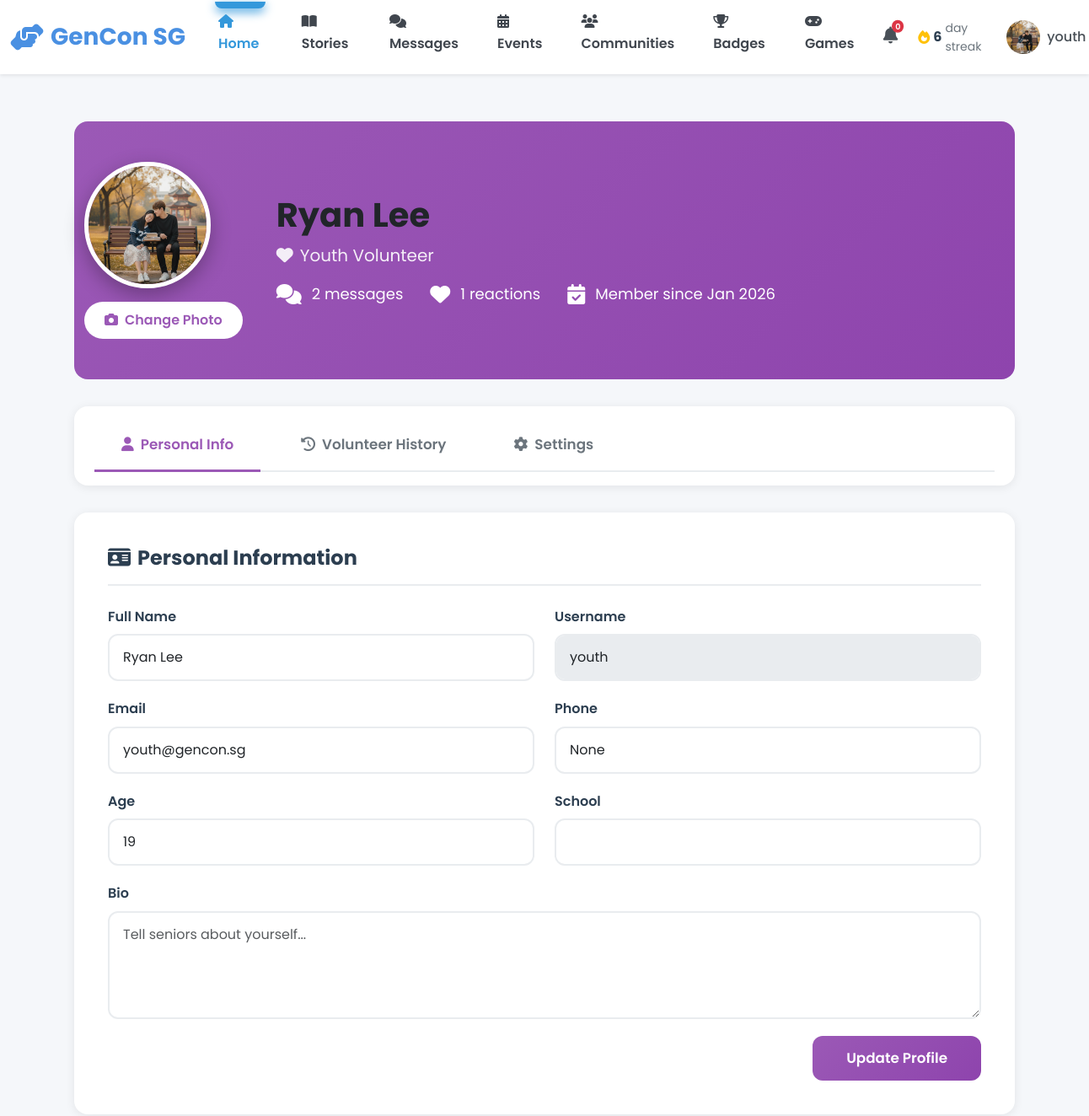
The page /youth/profile (signed in, upper part) on the database as committed earlier.
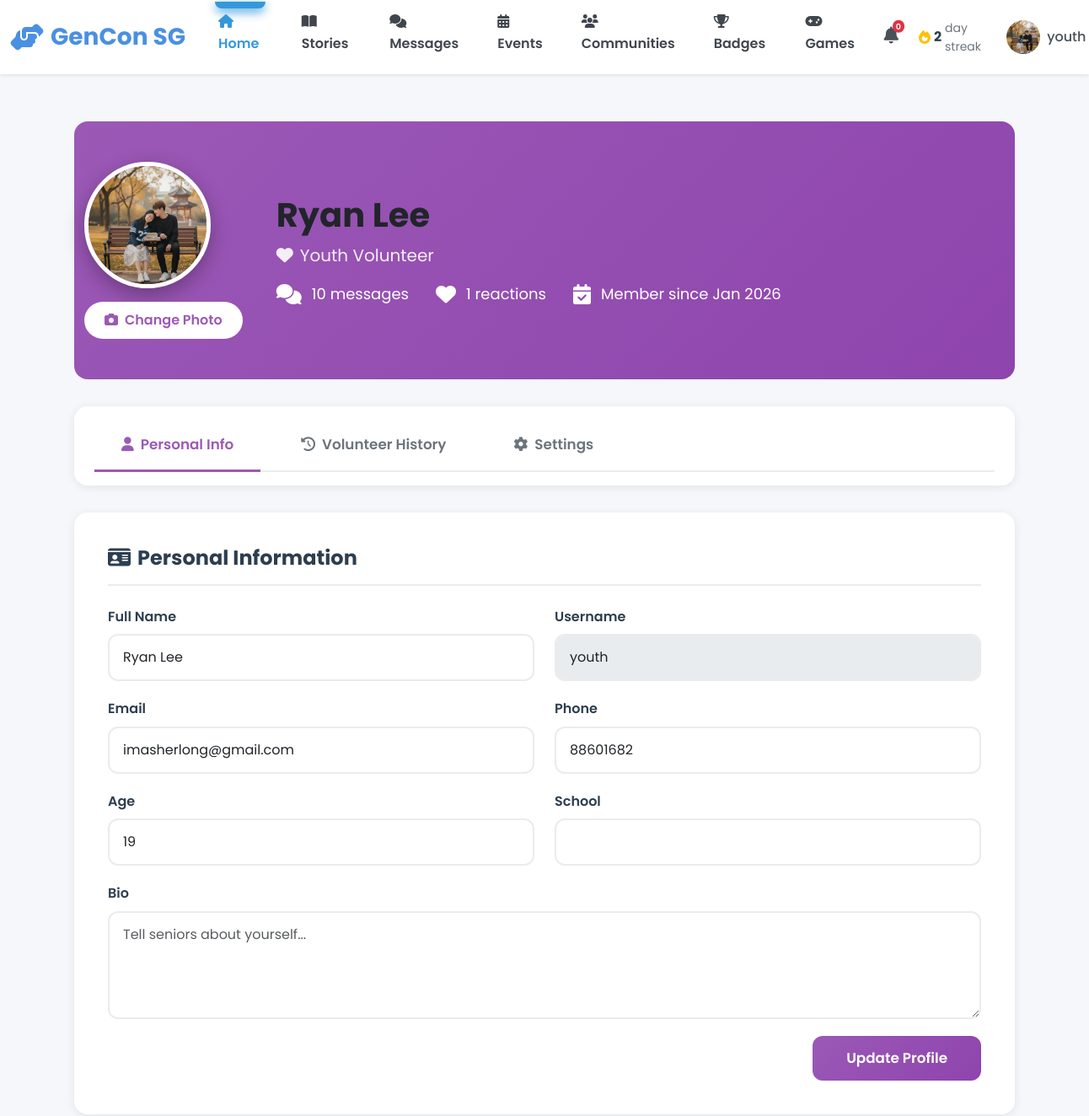
The same page on the database as committed later.
### models.py (models this page shows, shortened)
class User(db.Model):
    __tablename__ = 'users'
    id = db.Column(db.Integer, primary_key=True)
    username = db.Column(db.String(80), unique=True, nullable=False, index=True)
    password_hash = db.Column(db.String(255), nullable=False)
    email = db.Column(db.String(120), unique=True, nullable=False, index=True)
    full_name = db.Column(db.String(120), nullable=False)
    phone = db.Column(db.String(20))
    age = db.Column(db.Integer, nullable=False)
    bio = db.Column(db.Text)  # User biography
    school = db.Column(db.String(255))  # School or organization for youth
    role = db.Column(db.String(20), nullable=False)  # 'senior', 'youth', or 'admin'
    elo = db.Column(db.Integer, default=1200) # Default ELO rating
    profile_picture = db.Column(db.String(255), default='images/default-avatar.png')
    disable_reason = db.Column(db.Text)
    interests_json = db.Column(db.Text)  # Stores interests as JSON array
    languages_json = db.Column(db.Text)  # Stores languages as JSON array
    accessibility_settings_json = db.Column(db.Text)  # Stores settings as JSON object
    created_at = db.Column(db.DateTime, default=datetime.utcnow, nullable=False)
    last_active = db.Column(db.DateTime, default=datetime.utcnow, nullable=False)
    is_active = db.Column(db.Boolean, default=True)
    stories = db.relationship('Story', back_populates='user', lazy='dynamic')
    sent_messages = db.relationship('Message', foreign_keys='Message.sender_id',
                                   back_populates='sender', lazy='dynamic')
    received_messages = db.relationship('Message', foreign_keys='Message.recipient_id',
                                       back_populates='recipient', lazy='dynamic')
    senior_pairs = db.relationship('Pair', foreign_keys='Pair.senior_id',
                                   back_populates='senior', lazy='dynamic')
    youth_pairs = db.relationship('Pair', foreign_keys='Pair.youth_id',
                                 back_populates='youth', lazy='dynamic')
    streak = db.relationship('Streak', back_populates='user', uselist=False)
    badges = db.relationship('Badge', back_populates='user', lazy='dynamic')
    checkins = db.relationship('Checkin', back_populates='user', lazy='dynamic')
    @property
    def interests(self):
        """Get interests as Python list from JSON string."""
        if self.interests_json:
            return json.loads(self.interests_json)
        return []
    @interests.setter
    def interests(self, value):
        """Set interests from Python list, store as JSON string."""
        self.interests_json = json.dumps(value)
    @property
    def languages(self):
        """Get languages as Python list from JSON string."""
        if self.languages_json:
            return json.loads(self.languages_json)
        return []
    @languages.setter
    def languages(self, value):
        """Set languages from Python list, store as JSON string."""
        self.languages_json = json.dumps(value)
    @property
    def accessibility_settings(self):
        """Get accessibility settings as Python dict from JSON string."""
        if self.accessibility_settings_json:
            return json.loads(self.accessibility_settings_json)
        return {}

### blueprints/youth.py (the view, shortened to what this page needs)
@youth_bp.route('/profile', methods=['GET', 'POST'])
@login_required
def profile():
    user = User.query.get(session['user_id'])
    from forms import ProfileForm
    form = ProfileForm(obj=user)
    if form.errors:
        for field, errors in form.errors.items():
            for error in errors:
                flash(f"{getattr(form, field).label.text}: {error}", 'danger')
    pair = Pair.query.filter_by(youth_id=user.id, status='active').first()
    buddy = User.query.get(pair.senior_id) if pair else None
    from models import StoryReaction, StoryComment, Message, Badge, Streak
    reactions_count = StoryReaction.query.filter_by(user_id=user.id).count()
    comments_count = StoryComment.query.filter_by(user_id=user.id).count()
    messages_count = Message.query.filter_by(sender_id=user.id).count()
    badges_count = Badge.query.filter_by(user_id=user.id).count()
    all_streaks = Streak.query.order_by(Streak.points.desc()).all()
    user_rank = "10+" # Default
    for i, s in enumerate(all_streaks):
        if s.user_id == user.id:
            user_rank = f"#{i+1}"
            break
    return render_template('youth/profile.html',
                         user=user,
                         form=form,
                         buddy=buddy,
                         reactions_count=reactions_count,
                         comments_count=comments_count,
                         messages_count=messages_count,
                         badges_count=badges_count,
                         user_rank=user_rank)

### forms.py (shortened to what this page needs)
class ProfileForm(FlaskForm):
    full_name = StringField('Full Name', validators=[DataRequired(), Length(min=2, max=100)])
    email = StringField('Email', validators=[DataRequired(), Email()])
    phone = StringField('Phone', validators=[DataRequired()])
    school = StringField('School')
    bio = TextAreaField('Bio')
    age = IntegerField('Age', validators=[DataRequired(), NumberRange(min=13, max=120)])
    profile_picture = FileField('Profile Picture', validators=[FileAllowed(['jpg', 'png', 'jpeg', 'gif'], 'Images only!')])
    submit = SubmitField('Update Profile')

### app.py (called while the page is built)
@app.context_processor
def inject_user():
    user_streak = 0
    if 'user_id' in session:
        from models import Streak
        streak = Streak.query.filter_by(user_id=session['user_id']).first()
        if streak:
            user_streak = streak.current_streak
    return dict(session=session, user_streak=user_streak)

@app.template_filter('fix_pfp')
def fix_pfp_filter(path):
    if not path:
        return 'images/default-avatar.png'
    if path.startswith('images/'):
        return path
    if path.startswith('http'):
        return path
    return f'images/{path}'

### templates/youth/profile.html (shortened to what the changed rows need)
{% extends "base.html" %}
{% block content %}
<div class="container py-4">
    <div class="profile-header">
        <div class="container">
            <div class="profile-header-content">
                <div class="profile-avatar-section">
                    {% if 'default-avatar' in user.profile_picture %}
                        <div class="avatar-placeholder lg mb-3 mx-auto" id="profilePreviewPlaceholder">
                            {{ user.full_name[0] | upper }}
                        </div>
                        <img src="" alt="{{ user.full_name }}" class="profile-avatar-large d-none" id="headerProfilePreview">
                    {% else %}
                        <img src="{{ url_for('static', filename=user.profile_picture|fix_pfp) }}"
                             alt="{{ user.full_name }}" class="profile-avatar-large" id="headerProfilePreview">
                    {% endif %}
                    <div>
                        <button type="button" class="btn btn-change-photo" onclick="document.getElementById('profilePictureInput').click()">
                        </button>
                    </div>
                </div>
                <div class="profile-info">
                    <h1 class="profile-name">{{ user.full_name }}</h1>
                    <p class="profile-role">
                        <i class="fas fa-heart me-2"></i>Youth Volunteer
                    </p>
                    <div class="profile-stats">
                        <div class="profile-stat-item">
                            <i class="fas fa-comments"></i>
                            <span>{{ messages_count }} messages</span>
                        </div>
                        <div class="profile-stat-item">
                        </div>
                        <div class="profile-stat-item">
                            <i class="fas fa-calendar-check"></i>
                            <span>Member since {{ user.created_at.strftime('%b %Y') }}</span>
                        </div>
                    </div>
                </div>
            </div>
        </div>
    </div>
    <div class="tab-content-area active" id="infoTab">
        <div class="profile-card">
            <form method="POST" action="{{ url_for('youth.profile') }}" enctype="multipart/form-data">
                <div class="row">
                    <div class="col-md-6">
                        <div class="form-group">
                            {{ form.full_name.label(class="form-label") }}
                            {{ form.full_name(class="form-control") }}
                        </div>
                    </div>
                    <div class="col-md-6">
                        <div class="form-group">
                            <label class="form-label">Username</label>
                            <input type="text" class="form-control" value="{{ user.username }}" readonly style="background-color: #e9ecef;">
                        </div>
                    </div>
                </div>
                <div class="row">
                    <div class="col-md-6">
                        <div class="form-group">
                            {{ form.email.label(class="form-label") }}
                            {{ form.email(class="form-control") }}
                        </div>
                    </div>
                    <div class="col-md-6">
                        <div class="form-group">
                            {{ form.phone.label(class="form-label") }}
                            {{ form.phone(class="form-control") }}
                        </div>
                    </div>
                </div>
                <div class="row">
                    <div class="col-md-6">
                        <div class="form-group">
                            {{ form.age.label(class="form-label") }}
                            {{ form.age(class="form-control") }}
                        </div>
                    </div>
                    <div class="col-md-6">
                        <div class="form-group">
                            {{ form.school.label(class="form-label") }}
                            {{ form.school(class="form-control") }}
                        </div>
                    </div>
                </div>
                <div class="form-group">
                    {{ form.bio.label(class="form-label") }}
                    {{ form.bio(class="form-control", rows="4", placeholder="Tell seniors about yourself...") }}
                </div>
            </form>
        </div>
    </div>
</div>
{% endblock %}

Rows that differ between the two databases and show on the page:
changed User "Ryan Lee": email "youth@gencon.sg" → "imasherlong@gmail.com"; phone "None" → "88601682"
Other text that changed with them:
{{ user_streak|default(0) }}: "6" → "2"
{{ messages_count }}: "2" → "10"
